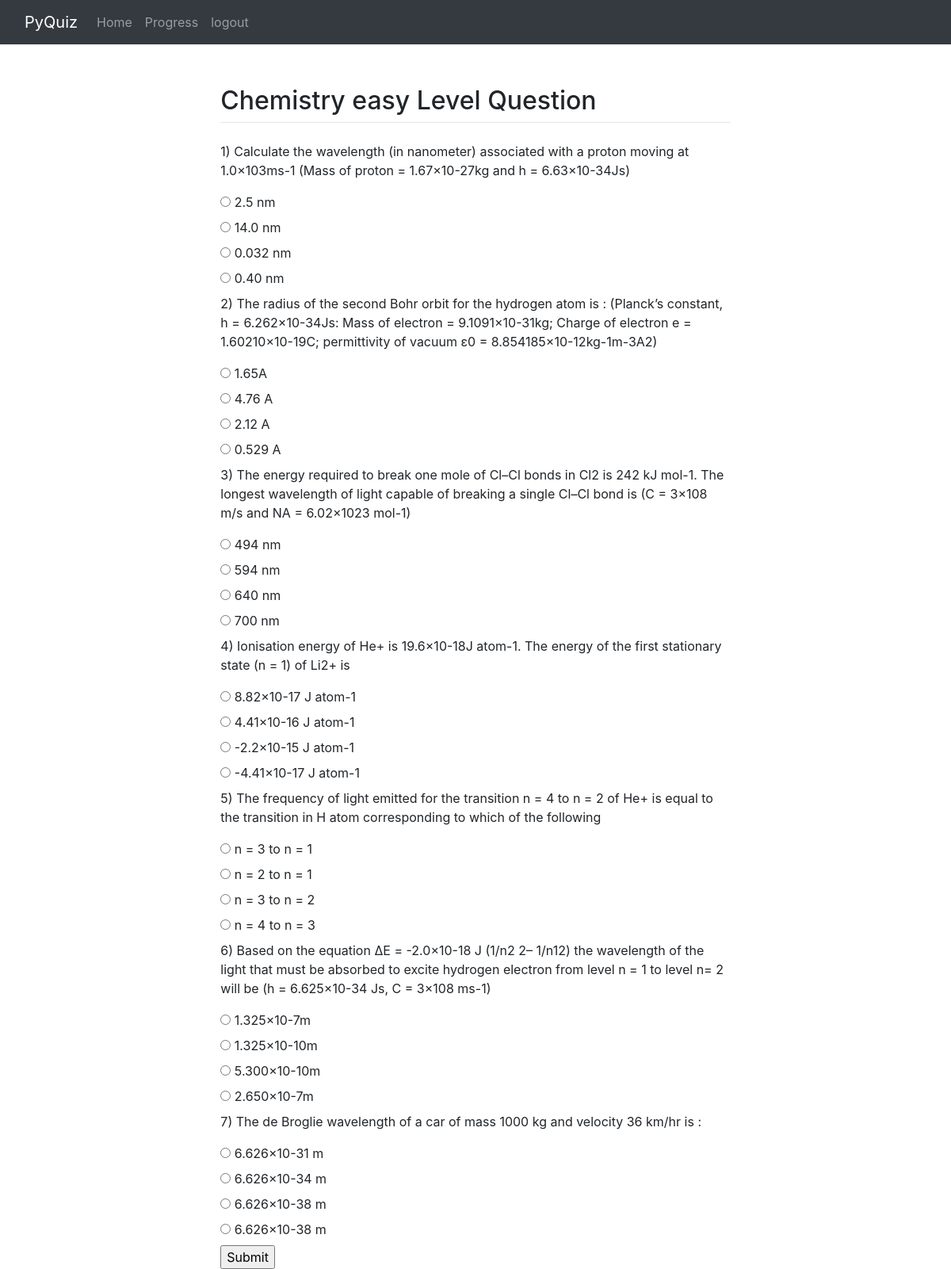
Screenshot of /chemistry/chapters/level/easy/1 (signed in) with the database file from the repository.
### subjects/models.py (models this page shows, shortened)
class ChemistryEasy(models.Model):
    chemistry = models.ForeignKey(Chemistry, on_delete=models.CASCADE)
    question = models.CharField(max_length=2083)

class ChemistryEasyOptions(models.Model):
    chemistry = models.ForeignKey(ChemistryEasy, on_delete=models.CASCADE)
    options = models.CharField(max_length=2083)
    answer = models.BooleanField()
    def __str__(self):
        return self.options

### subjects/views.py (the view, shortened to what this page needs)
# urls.py: path('chemistry/chapters/level/easy/<int:id>', views.chemistry_easy),
@login_required(login_url='login')
def chemistry_easy(response, id):
    t = models.Chemistry.objects.get(id=id)
    chem = t.chemistryeasy_set
    l = response.user
    l = l.id
    x = 0
    return render(response, 'subjects/chemistry/chemistry_easy.html', {'chem': chem})

### subjects/templates/subjects/chemistry/chemistry_easy.html (shortened to what this page needs)
{% extends "subjects/base.html" %}
{% block subname %}<h2>Chemistry easy Level Question</h2> {% endblock %}
{% block content %}
  <form method="post" action="#">
    {% for options in chem.all %}
      <p>{{options.id}}) {{options.question}}</p>
         {% for i in options.chemistryeasyoptions_set.all %}
           {% if i.answer == True %}
                 <input type="radio" id="2" name="fav_language{{options.id}}" value="Q" >
                 <label for="2">{{i}}</label><br>
             {% else %}
                <input type="radio" id="c" name="fav_language{{options.id}}" value="c">
             <label for="c">{{i}}</label><br>
           {% endif%}
         {% endfor %}
      {% endfor %}
      <input type="submit" name="submit">
    </form>
{% endblock %}

### rows the page displays
ChemistryEasy: id "1", question "Calculate the wavelength (in nanometer) associated with a proton moving at 1.0×103ms-1 (Mass of proton = 1.67×10-27kg and h = 6.63×10-34Js)"
ChemistryEasyOptions: options "2.5 nm"
ChemistryEasyOptions: options "14.0 nm"
ChemistryEasyOptions: options "0.032 nm"
ChemistryEasyOptions: options "0.40 nm"
ChemistryEasy: id "2", question "The radius of the second Bohr orbit for the hydrogen atom is : (Planck’s constant, h = 6.262×10-34Js: Mass of electron = 9.1091×10-31kg; Charge of electron e = 1.60210×10-19C; permittivity of vacuum ε0 = 8.854185×10-12kg-1m-3A2)"
ChemistryEasyOptions: options "1.65A"
ChemistryEasyOptions: options "4.76 A"
ChemistryEasyOptions: options "2.12 A"
ChemistryEasyOptions: options "0.529 A"
ChemistryEasy: id "3", question "The energy required to break one mole of Cl–Cl bonds in Cl2 is 242 kJ mol-1. The longest wavelength of light capable of breaking a single Cl–Cl bond is (C = 3×108 m/s and NA = 6.02×1023 mol-1)"
ChemistryEasyOptions: options "494 nm"
ChemistryEasyOptions: options "594 nm"
ChemistryEasyOptions: options "640 nm"
ChemistryEasyOptions: options "700 nm"
ChemistryEasy: id "4", question "Ionisation energy of He+ is 19.6×10-18J atom-1. The energy of the first stationary state (n = 1) of Li2+ is"
ChemistryEasyOptions: options "8.82×10-17 J atom-1"
ChemistryEasyOptions: options "4.41×10-16 J atom-1"
ChemistryEasyOptions: options "-2.2×10-15 J atom-1"
ChemistryEasyOptions: options "-4.41×10-17 J atom-1"
ChemistryEasy: id "5", question "The frequency of light emitted for the transition n = 4 to n = 2 of He+ is equal to the transition in H atom corresponding to which of the following"
ChemistryEasyOptions: options "n = 3 to n = 1"
ChemistryEasyOptions: options "n = 2 to n = 1"
ChemistryEasyOptions: options "n = 3 to n = 2"
ChemistryEasyOptions: options "n = 4 to n = 3"
ChemistryEasy: id "6", question "Based on the equation ΔE = -2.0×10-18 J (1/n2 2– 1/n12) the wavelength of the light that must be absorbed to excite hydrogen electron from level n = 1 to level n= 2 will be (h = 6.625×10-34 Js, C = 3×108 ms-1)"
ChemistryEasyOptions: options "1.325×10-7m"
ChemistryEasyOptions: options "1.325×10-10m"
ChemistryEasyOptions: options "5.300×10-10m"
ChemistryEasyOptions: options "2.650×10-7m"
ChemistryEasy: id "7", question "The de Broglie wavelength of a car of mass 1000 kg and velocity 36 km/hr is :"
ChemistryEasyOptions: options "6.626×10-31 m"
ChemistryEasyOptions: options "6.626×10-34 m"
ChemistryEasyOptions: options "6.626×10-38 m"
ChemistryEasyOptions: options "6.626×10-38 m"
